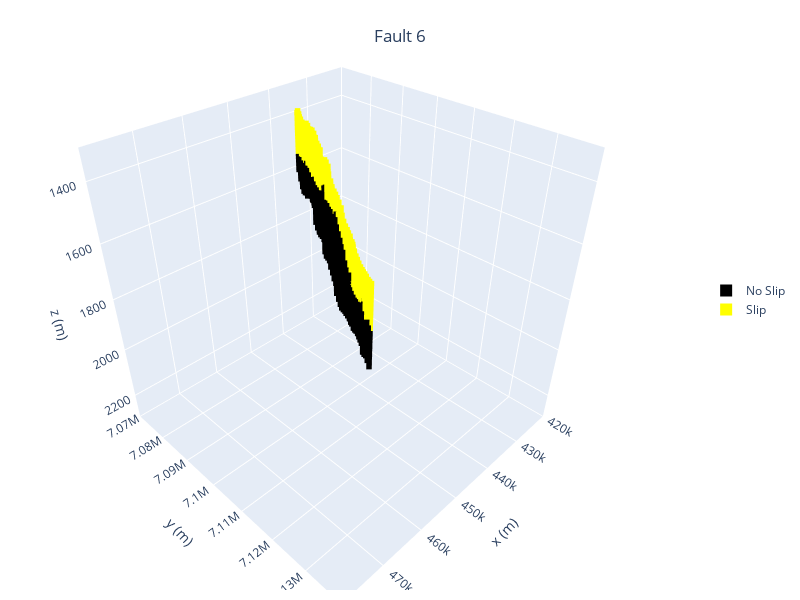

Notebook source saved alongside this figure:
### Markdown cell above
## fault slip (categorical legend)

### Code cell
# parameters
fault_id = 0; year = 2050; year_list = [2030, 2040, 2050, 2060, 2550, 3050]
# load data
coor_fault = np.load('results/JD_Sula_2025_flow_coor&fault_reservoir.npy')
fault_slip = np.load('results/fault_slip/case1_fault_slip.npy')

# Filter data for the specific fault_id
x_coor = coor_fault[:,:,:,0][coor_fault[:,:,:,3] == fault_id]
y_coor = coor_fault[:,:,:,1][coor_fault[:,:,:,3] == fault_id]
z_coor = coor_fault[:,:,:,2][coor_fault[:,:,:,3] == fault_id]
fault_slip_val = fault_slip[:,:,:,year_list.index(year)][coor_fault[:,:,:,3] == fault_id]

mask0 = (fault_slip_val == 0); mask1 = (fault_slip_val == 1)
# Real traces (small markers for plot, no legend)
trace_no_slip = go.Scatter3d(
    x=x_coor[mask0],
    y=y_coor[mask0],
    z=z_coor[mask0],
    mode='markers',
    marker=dict(size=2, color='black', symbol='square'),
    name='No Slip',
    showlegend=False   # hide real trace from legend
)

trace_slip = go.Scatter3d(
    x=x_coor[mask1],
    y=y_coor[mask1],
    z=z_coor[mask1],
    mode='markers',
    marker=dict(size=2, color='yellow', symbol='square'),
    name='Slip',
    showlegend=False   # hide real trace from legend
)

# Dummy traces (legend only, big markers)
dummy_no_slip = go.Scatter3d(
    x=[None], y=[None], z=[None],
    mode='markers',
    marker=dict(size=50, color='black', symbol='square'),
    name='No Slip',
    showlegend=True
)
dummy_slip = go.Scatter3d(
    x=[None], y=[None], z=[None],
    mode='markers',
    marker=dict(size=50, color='yellow', symbol='square'),
    name='Slip',
    showlegend=True
)

# Build figure
fig = make_subplots(
    rows=1, cols=1,
    specs=[[{'type': 'scatter3d'}]]
)

# Always add real traces (for plotting)
fig.add_trace(trace_no_slip, row=1, col=1)
fig.add_trace(trace_slip, row=1, col=1)

# Always add dummy traces (for legend only)
fig.add_trace(dummy_no_slip, row=1, col=1)
fig.add_trace(dummy_slip, row=1, col=1)

# Layout
fig.update_layout(
    width=800,
    height=600,
    title=dict(
        text='Fault 6',
        y=0.95,
        x=0.5,
        xanchor='center',
        yanchor='top'
    ),
    legend=dict(
        orientation='v',
        yanchor='middle',
        y=0.5,
        xanchor='left',
        x=1.05,
        itemsizing='constant'
    ),
    scene=dict(
        xaxis=dict(title='x (m)', range=[420000, 480000]),
        yaxis=dict(title='y (m)', range=[7070000, 7140000]),
        zaxis=dict(title='z (m)', range=[2300,1300])
    ),
    margin=dict(l=10, r=50, b=10, t=10)
)

fig.show()

### Figure 1 — Plotly figure (JSON) as saved in the notebook; plotly's stock layout.template omitted (floating-point values rounded to 4 significant figures; data arrays with more than 128 entries replaced by an {"elided": "..."} marker saying what was removed)
{"data": [{"marker": {"color": "black", "size": 2, "symbol": "square"}, "mode": "markers", "name": "No Slip", "scene": "scene", "showlegend": false, "type": "scatter3d", "x": {"elided": "2639 float values"}, "y": {"elided": "2639 float values"}, "z": {"elided": "2639 float values"}}, {"marker": {"color": "yellow", "size": 2, "symbol": "square"}, "mode": "markers", "name": "Slip", "scene": "scene", "showlegend": false, "type": "scatter3d", "x": {"elided": "2158 float values"}, "y": {"elided": "2158 float values"}, "z": {"elided": "2158 float values"}}, {"marker": {"color": "black", "size": 50, "symbol": "square"}, "mode": "markers", "name": "No Slip", "scene": "scene", "showlegend": true, "type": "scatter3d", "x": [null], "y": [null], "z": [null]}, {"marker": {"color": "yellow", "size": 50, "symbol": "square"}, "mode": "markers", "name": "Slip", "scene": "scene", "showlegend": true, "type": "scatter3d", "x": [null], "y": [null], "z": [null]}], "layout": {"height": 600, "legend": {"itemsizing": "constant", "orientation": "v", "x": 1.05, "xanchor": "left", "y": 0.5, "yanchor": "middle"}, "margin": {"b": 10, "l": 10, "r": 50, "t": 10}, "scene": {"domain": {"x": [0, 1], "y": [0, 1]}, "xaxis": {"range": [420000, 480000], "title": {"text": "x (m)"}}, "yaxis": {"range": [7070000, 7140000], "title": {"text": "y (m)"}}, "zaxis": {"range": [2300, 1300], "title": {"text": "z (m)"}}}, "title": {"text": "Fault 6", "x": 0.5, "xanchor": "center", "y": 0.95, "yanchor": "top"}, "width": 800}}
